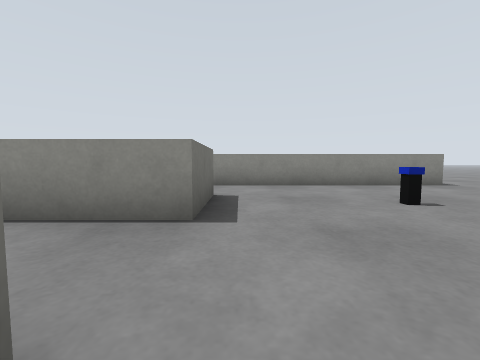
view 1 (above)

12 first-person views from a walk through a world built for the Gazebo simulator. The camera is 0.12 m above the floor, tilts 4° down and sees 90° across. The floor is counted in squares, 0.2 m on a side. Each view is taken from the middle of a square. On the plan, view 1 faces up. The plan holds only what a view shows up to about 9 squares ahead; the rest is blank. The place goes on beyond the plan.

view 2
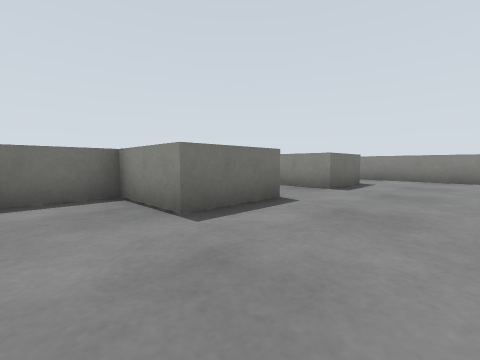

view 3
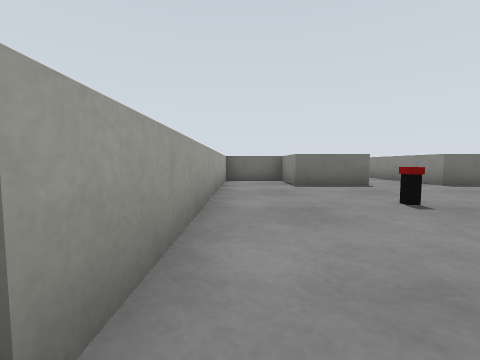

view 4
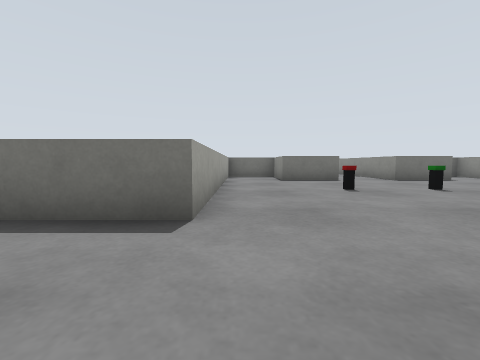

view 5
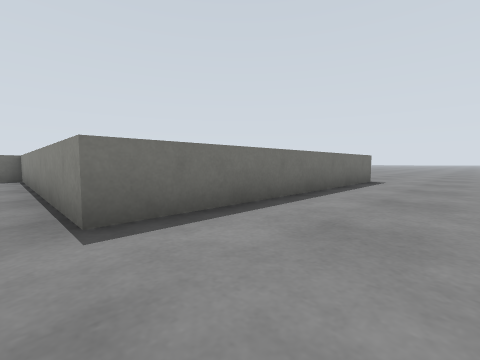

view 6
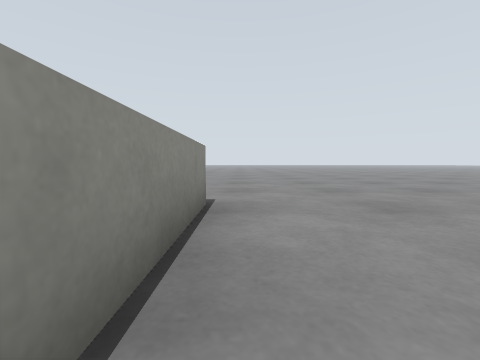

view 7
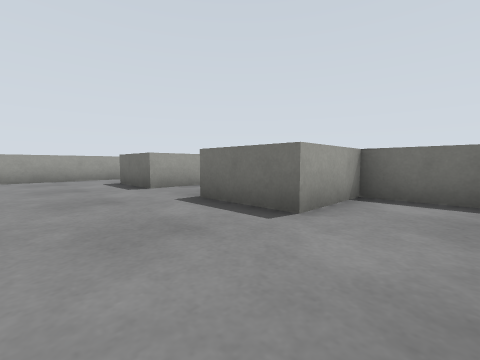

view 8
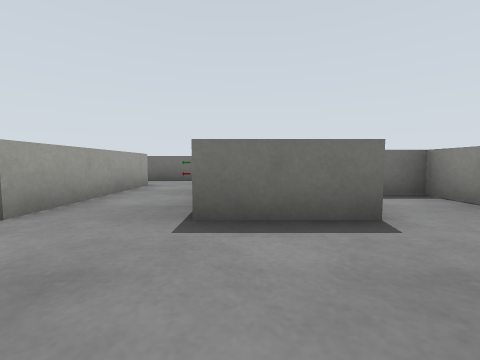

view 9
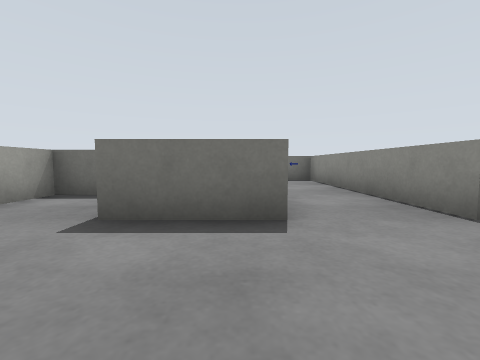

view 10
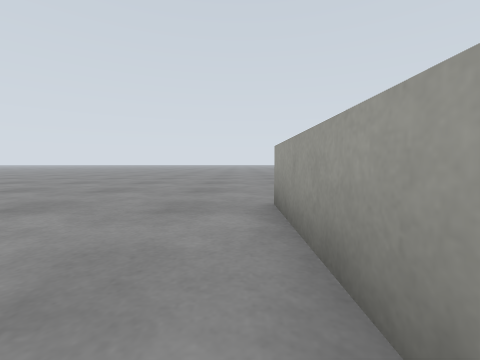

view 11
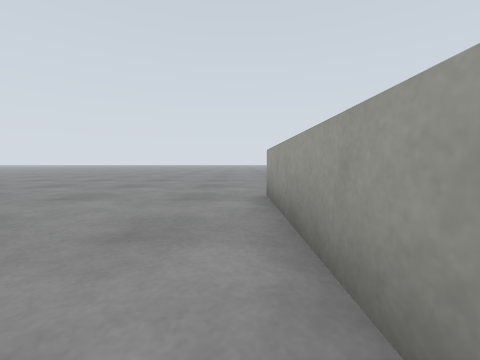

view 12
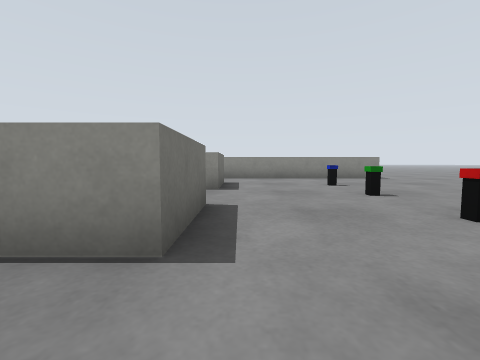

### Floor plan
Points are (right, up) in squares from view 1. A wall is a line through its corners. A room is listed if a view was taken in it or the views show most of it. See-through windows are left out.
Room 1 (views 1, 2, 3, 5, 6, 7, 8, 9, 10, 11, 12)
walls: (-4.5, 0.5) (-0.5, 0.5) (-0.5, -1.5) (-2.5, -1.5) (-2.5, -3.5) (5.5, -3.5); (5.5, 14.5) (5.5, 6.5) (-2.5, 6.5) (-2.5, 4.5) (-0.5, 4.5) (-0.5, 2.5) (-6.5, 2.5) (-6.5, -0.2)
ways out: opening at (7, -3.3) to room 2; opening at (7, 15.7) to room 2; opening at (-5.5, -0.5)
Room 2 (view 4)
walls: (5.5, -3.5) (5.5, -5.6)
ways out: opening at (7, -3.3) to room 1; opening at (7, 15.7) to room 1

Positions as (right, up) in squares from view 1, and headings:
1: (0, 0), facing up
2: (2, -3), facing up-left
3: (6, -3), facing left
4: (8, -3), facing left
5: (8, 6), facing up-left
6: (2, 6), facing right
7: (2, 6), facing down-left
8: (2, 3), facing left
9: (2, 0), facing left
10: (2, -3), facing right
11: (1, -3), facing right
12: (0, -3), facing up
